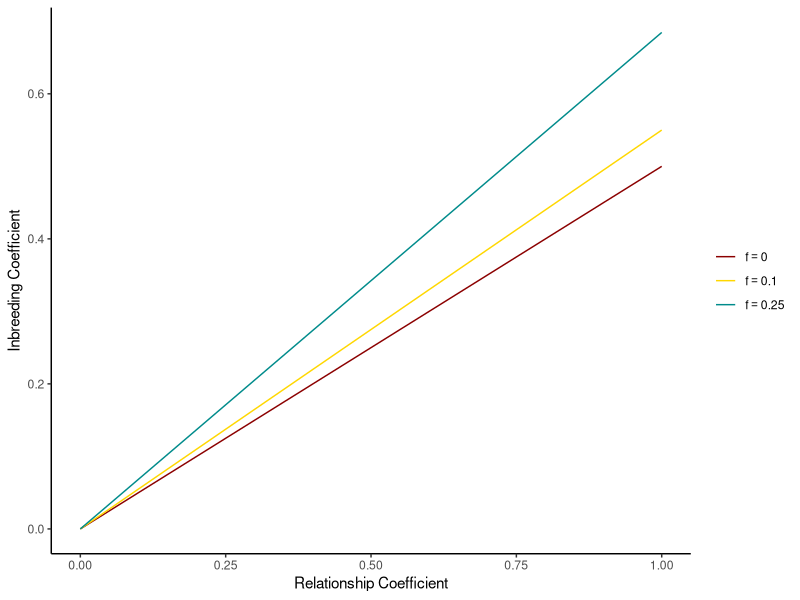

R code for this plot:
## ---- chunk 1
library(ggplot2)
library(dplyr)

# define functions for different effective population sizes
r_low <- function(x){0.5*x*sqrt((1+0)*(1+0))}
r_mod <- function(x){0.5*x*sqrt((1+0.1)*(1+0.1))}
r_high <- function(x){0.5*x*sqrt((1+0.25)*(1+0.5))}

# create a data frame with values from all functions
x_vals <- seq(0, 1, by = 0.05)

labels <- c("f=0", "f=0.1", "f=0.25")
levels_ordered <- factor(labels, levels = labels)

# create function data frame
df <- data.frame(
  relationship = rep(x_vals, 3),
  inbreeding = c(r_low(x_vals), r_mod(x_vals), r_high(x_vals)),
  Function = factor(rep(labels, each = length(x_vals)), levels = labels)
)

# plot
ggplot(df, aes(x = relationship, y = inbreeding, color = Function)) +
  theme_classic() +
  xlim(c(0,1)) +
  geom_line() +
  xlab("Relationship Coefficient") +
  ylab("Inbreeding Coefficient") +
  scale_color_manual(
    values = c("f=0" = "red4", 
               "f=0.1" = "gold1", 
               "f=0.25" = "darkcyan"),
    labels = c(
      expression(f == 0),
      expression(f == 0.1),
      expression(f == 0.25)
    ),
    name = NULL  # Removes legend title
  )
